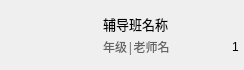
<?xml version="1.0" encoding="UTF-8"?>
<ui version="4.0">
 <class>UIAuxiliaryList</class>
 <widget class="QWidget" name="UIAuxiliaryList">
  <property name="geometry">
   <rect>
    <x>0</x>
    <y>0</y>
    <width>244</width>
    <height>70</height>
   </rect>
  </property>
  <property name="minimumSize">
   <size>
    <width>0</width>
    <height>70</height>
   </size>
  </property>
  <property name="maximumSize">
   <size>
    <width>1111</width>
    <height>70</height>
   </size>
  </property>
  <property name="windowTitle">
   <string>UIAuxiliaryList</string>
  </property>
  <property name="styleSheet">
   <string notr="true"/>
  </property>
  <layout class="QHBoxLayout" name="horizontalLayout">
   <property name="spacing">
    <number>0</number>
   </property>
   <property name="leftMargin">
    <number>0</number>
   </property>
   <property name="topMargin">
    <number>0</number>
   </property>
   <property name="rightMargin">
    <number>0</number>
   </property>
   <property name="bottomMargin">
    <number>0</number>
   </property>
   <item>
    <widget class="QWidget" name="widget_2" native="true">
     <property name="minimumSize">
      <size>
       <width>90</width>
       <height>0</height>
      </size>
     </property>
     <property name="maximumSize">
      <size>
       <width>90</width>
       <height>16777215</height>
      </size>
     </property>
     <widget class="QLabel" name="label">
      <property name="geometry">
       <rect>
        <x>9</x>
        <y>10</y>
        <width>80</width>
        <height>50</height>
       </rect>
      </property>
      <property name="sizePolicy">
       <sizepolicy hsizetype="Fixed" vsizetype="Fixed">
        <horstretch>0</horstretch>
        <verstretch>0</verstretch>
       </sizepolicy>
      </property>
      <property name="minimumSize">
       <size>
        <width>80</width>
        <height>50</height>
       </size>
      </property>
      <property name="maximumSize">
       <size>
        <width>80</width>
        <height>50</height>
       </size>
      </property>
      <property name="styleSheet">
       <string notr="true"/>
      </property>
      <property name="text">
       <string/>
      </property>
     </widget>
     <widget class="QLabel" name="teaching_label">
      <property name="geometry">
       <rect>
        <x>9</x>
        <y>44</y>
        <width>80</width>
        <height>16</height>
       </rect>
      </property>
      <property name="styleSheet">
       <string notr="true">border-image: url(:/LoginWindow/images/teaching.png);</string>
      </property>
      <property name="text">
       <string/>
      </property>
     </widget>
    </widget>
   </item>
   <item>
    <widget class="QWidget" name="widget" native="true">
     <layout class="QVBoxLayout" name="verticalLayout">
      <property name="spacing">
       <number>3</number>
      </property>
      <property name="leftMargin">
       <number>9</number>
      </property>
      <property name="topMargin">
       <number>9</number>
      </property>
      <property name="rightMargin">
       <number>0</number>
      </property>
      <property name="bottomMargin">
       <number>9</number>
      </property>
      <item>
       <layout class="QHBoxLayout" name="horizontalLayout_2">
        <property name="leftMargin">
         <number>4</number>
        </property>
        <property name="topMargin">
         <number>5</number>
        </property>
        <item>
         <widget class="QLabel" name="name_label">
          <property name="minimumSize">
           <size>
            <width>140</width>
            <height>0</height>
           </size>
          </property>
          <property name="font">
           <font>
            <family>微软雅黑</family>
            <pointsize>10</pointsize>
           </font>
          </property>
          <property name="text">
           <string>辅导班名称</string>
          </property>
         </widget>
        </item>
       </layout>
      </item>
      <item>
       <layout class="QHBoxLayout" name="horizontalLayout_3">
        <property name="leftMargin">
         <number>4</number>
        </property>
        <property name="rightMargin">
         <number>5</number>
        </property>
        <property name="bottomMargin">
         <number>5</number>
        </property>
        <item>
         <widget class="QLabel" name="grade_label">
          <property name="font">
           <font>
            <family>微软雅黑</family>
            <pointsize>9</pointsize>
           </font>
          </property>
          <property name="styleSheet">
           <string notr="true">color: rgb(100, 100, 100);</string>
          </property>
          <property name="text">
           <string>年级|老师名</string>
          </property>
         </widget>
        </item>
        <item>
         <spacer name="horizontalSpacer">
          <property name="orientation">
           <enum>Qt::Horizontal</enum>
          </property>
          <property name="sizeHint" stdset="0">
           <size>
            <width>40</width>
            <height>20</height>
           </size>
          </property>
         </spacer>
        </item>
        <item>
         <widget class="QLabel" name="pic_label">
          <property name="minimumSize">
           <size>
            <width>17</width>
            <height>17</height>
           </size>
          </property>
          <property name="maximumSize">
           <size>
            <width>17</width>
            <height>17</height>
           </size>
          </property>
          <property name="styleSheet">
           <string notr="true">border-image: url(:/LoginWindow/images/.png);</string>
          </property>
          <property name="text">
           <string/>
          </property>
         </widget>
        </item>
        <item>
         <widget class="QLabel" name="number_label">
          <property name="text">
           <string>1</string>
          </property>
         </widget>
        </item>
       </layout>
      </item>
     </layout>
    </widget>
   </item>
  </layout>
 </widget>
 <layoutdefault spacing="6" margin="11"/>
 <resources>
  <include location="loginwindow.qrc"/>
 </resources>
 <connections/>
</ui>
